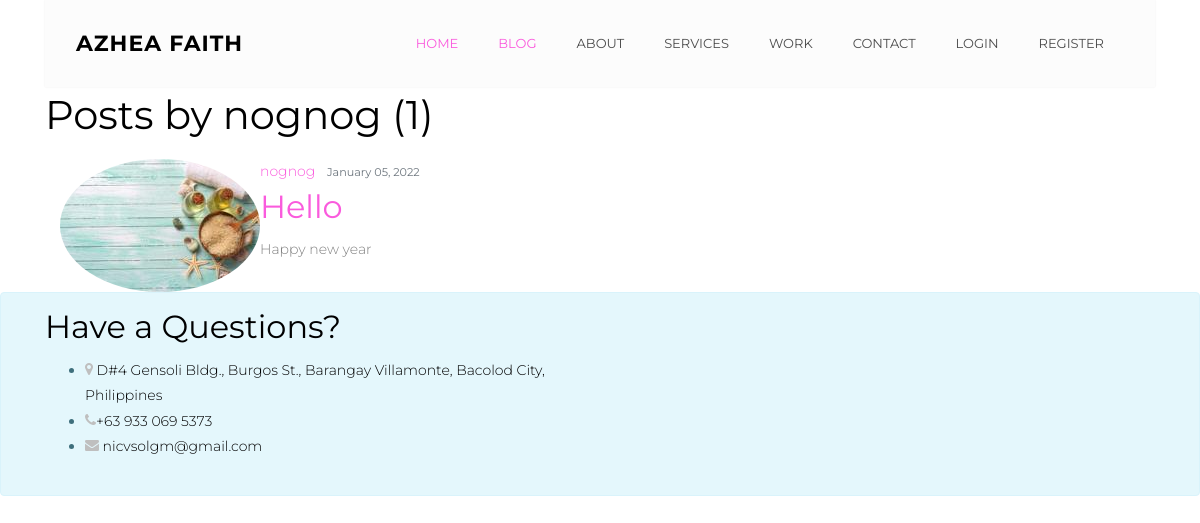
Page /blog/user/nognog on the committed database.
### blog/models.py (models this page shows, shortened)
class Post(models.Model):
    title = models.CharField(max_length=100)
    content = models.TextField()
    date_posted = models.DateTimeField(default=timezone.now)
    author = models.ForeignKey(User, on_delete=models.CASCADE)

### users/models.py (models this page shows, shortened)
class Profile(models.Model):
    user = models.OneToOneField(User, on_delete=models.CASCADE)
    image = models.ImageField(default='default.jpg', upload_to='profile_pics')

### blog/views.py (the view)
# urls.py: path('user/<str:username>', UserPostListView.as_view(), name='user-posts'),
class UserPostListView(ListView):
    model = Post
    template_name = 'blog/user_posts.html'  # <app>/<model>_<viewtype>.html
    context_object_name = 'posts'
    paginate_by = 5
    def get_queryset(self):
        user = get_object_or_404(User, username=self.kwargs.get('username'))
        return Post.objects.filter(author=user).order_by('-date_posted')

### templates/blog/user_posts.html (shortened to what this page needs)
{% extends "website/base.html" %}
{% block content %}
{% include 'website/navbar.html' %}
<h1 class="mb-3">
  Posts by {{ view.kwargs.username }} ({{ page_obj.paginator.count }})
</h1>
<div class="container">
{% for post in posts %}
<article class="media content-section">
  <img class="test rounded-circle article-img"
       src="{{ post.author.profile.image.url }}"/>
  <div class="media-body">
    <div class="article-metadata">
      <a class="mr-2" href="{% url 'user-posts' post.author.username %}">{{ post.author }}</a>
      <small class="text-muted">{{ post.date_posted|date:"F d, Y" }}</small>
    </div>
    <h2>
      <a class="article-title" href="{% url 'post-detail' post.id %}">{{ post.title }}</a>
    </h2>
    <p class="article-content">{{ post.content }}</p>
  </div>
</article>
{% endfor %}
  </div>
 {% endblock content %}

### rows in the picture
Post: author.profile.image (placeholder picture), author "nognog", date_posted "January 05, 2022", title "Hello", content "Happy new year"

### other values in the picture
{{ view.kwargs.username }} "nognog"
{{ page_obj.paginator.count }} "1"
